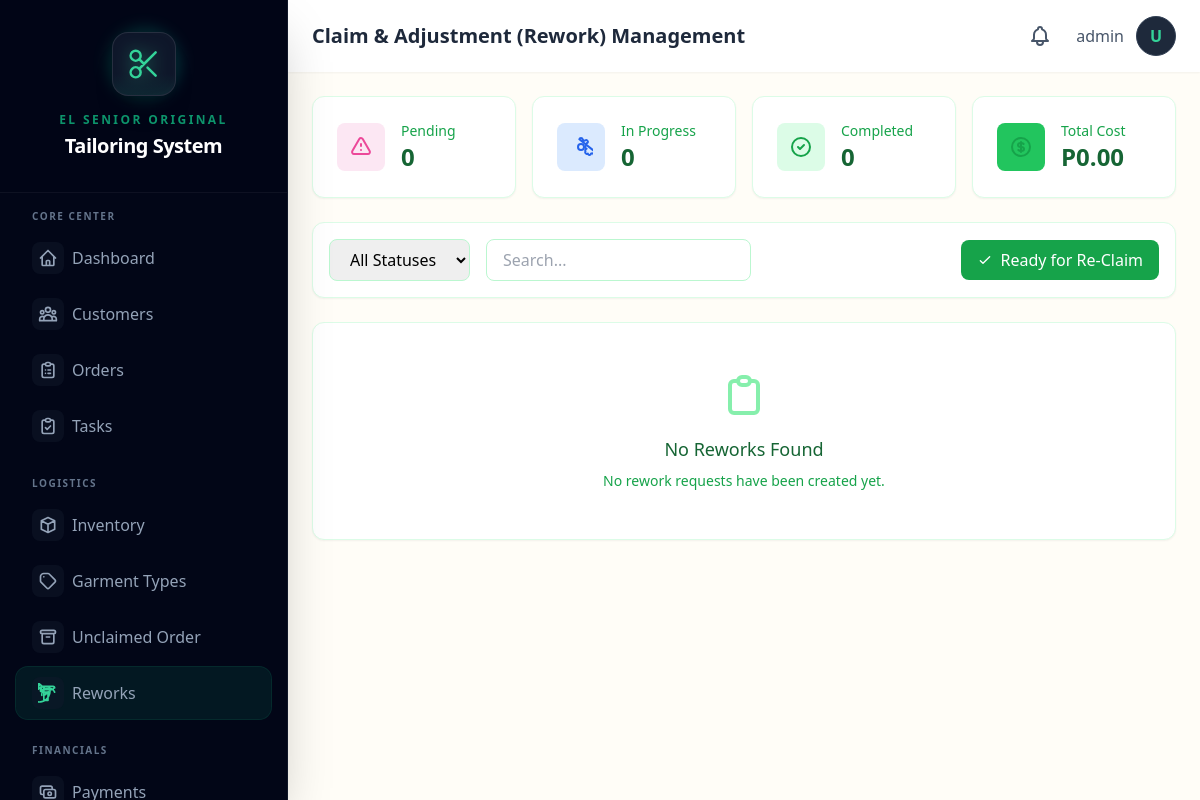
The app's page /reworks/ (signed in), older data.
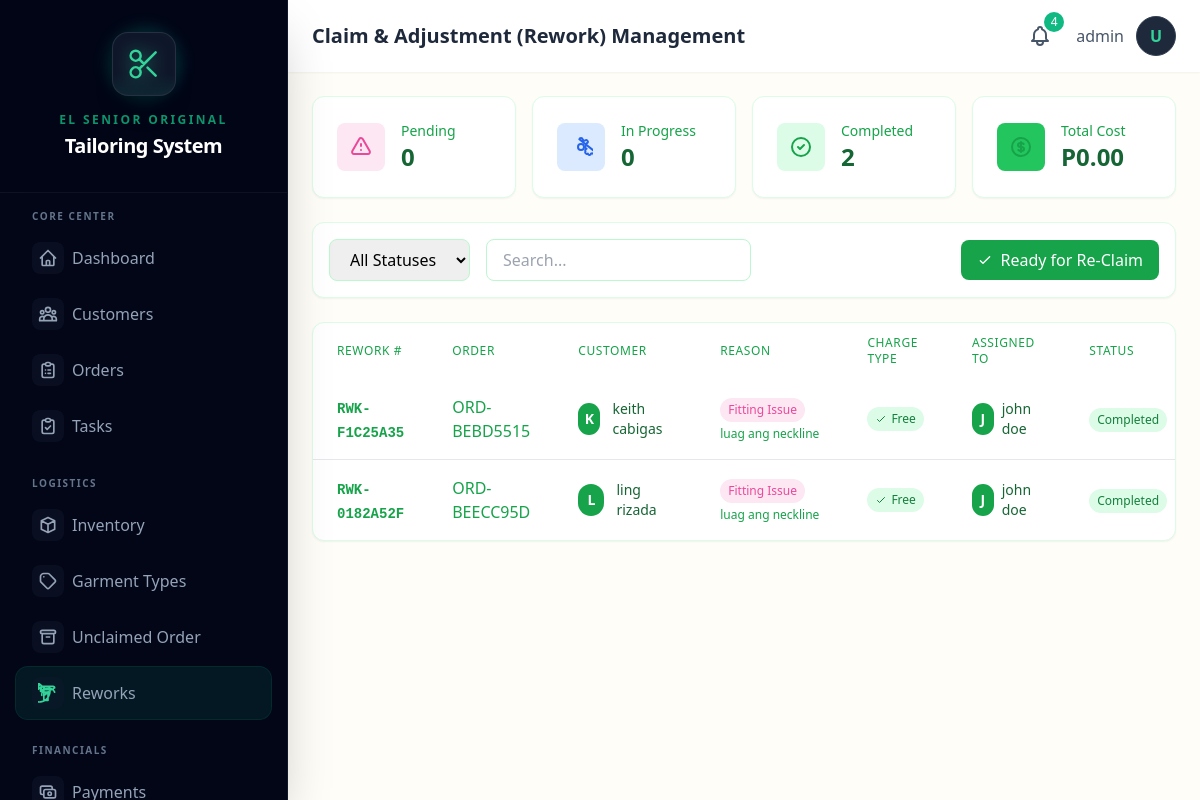
The same page, newer data.
### core/models.py (models this page shows, shortened)
class Rework(models.Model):
    STATUS_CHOICES = [
        ('pending', 'Pending'),
        ('in_progress', 'In Progress'),
        ('completed', 'Completed'),
    ]
    REASON_CHOICES = [
        ('fitting_issue', 'Fitting Issue'),
        ('design_change', 'Design Change'),
        ('workmanship_concern', 'Workmanship Concern'),
        ('material_issue', 'Material Issue'),
        ('other', 'Other'),
    ]
    CHARGE_TYPE_CHOICES = [
        ('free', 'Free (Shop Error)'),
        ('paid', 'Paid (Customer Requested)'),
    ]
    rework_number = models.CharField(max_length=50, unique=True, editable=False)
    order = models.ForeignKey(
        Order,
        on_delete=models.CASCADE,
        related_name='reworks'
    )
    original_garment_type = models.CharField(max_length=200)
    original_customer_name = models.CharField(max_length=200)
    reason = models.CharField(max_length=50, choices=REASON_CHOICES)
    reason_description = models.TextField()
    charge_type = models.CharField(max_length=20, choices=CHARGE_TYPE_CHOICES, default='free')
    additional_cost = models.DecimalField(
        max_digits=10,
        decimal_places=2,
        default=Decimal('0.00'),
        help_text="Additional cost for paid reworks"
    )
    status = models.CharField(max_length=20, choices=STATUS_CHOICES, default='pending')
    fabric_used = models.ForeignKey(
        Fabric,
        on_delete=models.SET_NULL,
        null=True,
        blank=True,
        related_name='rework_fabric_used'
    )
    fabric_meters_used = models.DecimalField(
        max_digits=10,
        decimal_places=2,
        default=Decimal('0.00')
    )
    notes = models.TextField(blank=True)
    assigned_to = models.ForeignKey(
        User,
        on_delete=models.SET_NULL,
        null=True,
        blank=True,
        related_name='assigned_reworks'
    )
    created_date = models.DateTimeField(auto_now_add=True)
    started_date = models.DateTimeField(null=True, blank=True)
    completed_date = models.DateTimeField(null=True, blank=True)
    created_by = models.ForeignKey(
        User,
        on_delete=models.SET_NULL,
        null=True,
        related_name='created_reworks'
    )
    class Meta:
        ordering = ['-created_date']
        verbose_name = "Rework"
        verbose_name_plural = "Reworks"
        indexes = [
            models.Index(fields=['status']),
            models.Index(fields=['order']),
        ]

class Order(models.Model):
    STATUS_CHOICES = [
        ('pending', 'Pending'),
        ('in_progress', 'In Progress'),
        ('completed', 'Completed'),
        ('delivered', 'Claimed'),
        ('for_adjustment', 'For Adjustment/Rework'),
        ('ready_for_reclaim', 'Ready for Re-Claim'),
        ('cancelled', 'Cancelled'),
    ]
    order_number = models.CharField(max_length=50, unique=True, editable=False)
    customer = models.ForeignKey(
        Customer,
        on_delete=models.PROTECT,
        related_name='orders'
    )
    garment_type = models.ForeignKey(
        GarmentType,
        on_delete=models.PROTECT
    )
    fabric = models.ForeignKey(
        Fabric,
        on_delete=models.PROTECT
    )
    quantity = models.PositiveIntegerField(default=1)
    fabric_meters_used = models.DecimalField(
        max_digits=10,
        decimal_places=2
    )
    measurements = models.JSONField(default=dict, blank=True)
    special_instructions = models.TextField(blank=True)
    total_price = models.DecimalField(max_digits=10, decimal_places=2)
    deposit_amount = models.DecimalField(max_digits=10, decimal_places=2)
    balance_amount = models.DecimalField(max_digits=10, decimal_places=2)
    status = models.CharField(max_length=20, choices=STATUS_CHOICES, default='pending')
    order_date = models.DateTimeField(auto_now_add=True)
    due_date = models.DateField(null=True, blank=True)
    completed_date = models.DateTimeField(null=True, blank=True)
    created_by = models.ForeignKey(
        User,
        on_delete=models.SET_NULL,
        null=True,
        related_name='created_orders'
    )
    created_at = models.DateTimeField(auto_now_add=True)
    updated_at = models.DateTimeField(auto_now=True)
    class Meta:
        ordering = ['-created_at']

### core/views.py (the view)
    def wrapper(request, *args, **kwargs):
        if not request.user.is_authenticated:
            return redirect("login")
        if not hasattr(request.user, "profile") or not request.user.profile.is_admin:
            messages.error(request, "Admin access required.")
            return redirect("dashboard")
        return view_func(request, *args, **kwargs)

### core/context_processors.py (called while the page is built)
def shop_info(request):
    return {
        'SHOP_NAME': getattr(settings, 'SHOP_NAME', 'El Senior Original Tailoring'),
        'SHOP_ADDRESS': getattr(settings, 'SHOP_ADDRESS', ''),
        'SHOP_PHONE': getattr(settings, 'SHOP_PHONE', ''),
    }

def notifications(request):
    if not request.user.is_authenticated:
        return {
            'unread_notification_count': 0,
            'recent_notifications': [],
            'has_unread_notifications': False,
        }
    from .models import Notification
    unread_count = Notification.get_unread_count(request.user)
    recent_notifications = Notification.get_recent_notifications(request.user, limit=10)
    urgent_count = Notification.objects.filter(
        recipient=request.user,
        is_read=False,
        priority__in=['urgent', 'high']
    ).count()
    return {
        'unread_notification_count': unread_count,
        'recent_notifications': recent_notifications,
        'has_unread_notifications': unread_count > 0,
        'urgent_notification_count': urgent_count,
        'has_urgent_notifications': urgent_count > 0,
    }

### core/models.py (called while the page is built)
    @property
    def is_admin(self):
        return self.role == 'admin'

### templates/reworks/list.html (shortened to what the changed rows need)
 {% extends 'base.html' %}
{% load filters %}
{% block page_title %}Claim & Adjustment (Rework) Management{% endblock %}
{% block content %}
<div class="space-y-6">
    <div class="grid grid-cols-1 md:grid-cols-4 gap-4">
        <div class="bg-white rounded-xl shadow-sm p-6 border border-green-100">
            <div class="flex items-center">
                <div class="ml-4">
                    <p class="text-sm text-green-600">Completed</p>
                    <p class="text-2xl font-bold text-green-800">{{ stats.completed }}</p>
                </div>
            </div>
        </div>
    </div>
    <div class="bg-white rounded-xl shadow-sm border border-green-100 overflow-hidden">
        <div id="reworkTable">
            {% include 'reworks/partials/rework_table.html' %}
        </div>
    </div>
</div>
{% endblock %}

### templates/base.html (shortened to what the changed rows need)
<!DOCTYPE html>
<html lang="en">
<head>
    {% load static %}
    <script src="{% static 'js/tailwind.js' %}"></script>
</head>
<body class="bg-cream-50 min-h-screen">
    {% block body %}
    {% if user.is_authenticated %}
    <div x-data="{ sidebarOpen: false }" class="flex h-screen overflow-hidden">
        <aside :class="sidebarOpen ? 'translate-x-0' : '-translate-x-full'"
            class="fixed inset-y-0 left-0 z-30 w-72 bg-slate-950 border-r border-slate-800/50 transform transition-all duration-300 ease-in-out lg:translate-x-0 lg:static lg:inset-auto no-print shadow-2xl overflow-y-auto scrollbar-thin scrollbar-thumb-slate-800 scrollbar-track-transparent">
            <div class="sticky top-0 z-20 flex flex-col items-center justify-center py-8 px-6 bg-slate-950/80 backdrop-blur-md border-b border-white/5">
                <h2 class="mt-4 text-center">
                    <span class="block text-xs uppercase tracking-[0.2em] text-emerald-500 font-bold mb-1 opacity-80">El Senior Original</span>
                    <span class="block text-xl font-black text-white tracking-tight">Tailoring System</span>
                </h2>
            </div>
        </aside>
        <div class="flex-1 flex flex-col overflow-hidden">
            <header class="bg-white shadow-sm z-10 no-print">
                <div class="flex items-center justify-between px-6 py-4">
                    <h1 class="text-xl font-semibold text-slate-800">{% block page_title %}Dashboard{% endblock %}</h1>
                    <div class="flex items-center gap-4">
                        <div x-data="{ notifOpen: false }" class="relative">
                            <button @click="notifOpen = !notifOpen" @click.away="notifOpen = false"
                                class="relative p-2 text-slate-600 hover:text-slate-800 hover:bg-slate-100 rounded-full focus:outline-none transition-colors"
                                hx-get="{% url 'notification_dropdown' %}" hx-trigger="click"
                                hx-target="#notification-dropdown-content" hx-swap="innerHTML">
                                {% if unread_notification_count > 0 %}
                                <span
                                    class="absolute -top-1 -right-1 bg-emerald-500 text-white text-xs rounded-full h-5 w-5 flex items-center justify-center animate-pulse">
                                    {{ unread_notification_count|default:0 }}
                                </span>
                                {% endif %}
                            </button>
                        </div>
                    </div>
            </header>
            <main class="flex-1 overflow-y-auto p-6">
                {% block content %}{% endblock %}
            </main>
        </div>
    </div>
    {% else %}
    {% block unauthenticated_content %}{% endblock %}
    {% endif %}
    {% endblock %}
</body>
</html>

### templates/reworks/partials/rework_table.html (shortened to what the changed rows need)
<div class="overflow-x-auto">
    {% if reworks %}
    <table class="w-full">
        <thead class="bg-cream-5000">
            <tr>
                <th class="px-6 py-3 text-left text-xs font-medium text-green-600 uppercase tracking-wider">Rework #</th>
                <th class="px-6 py-3 text-left text-xs font-medium text-green-600 uppercase tracking-wider">Order</th>
                <th class="px-6 py-3 text-left text-xs font-medium text-green-600 uppercase tracking-wider">Customer</th>
                <th class="px-6 py-3 text-left text-xs font-medium text-green-600 uppercase tracking-wider">Reason</th>
                <th class="px-6 py-3 text-left text-xs font-medium text-green-600 uppercase tracking-wider">Charge Type</th>
                <th class="px-6 py-3 text-left text-xs font-medium text-green-600 uppercase tracking-wider">Assigned To</th>
                <th class="px-6 py-3 text-left text-xs font-medium text-green-600 uppercase tracking-wider">Status</th>
            </tr>
        </thead>
        <tbody class="divide-y divide-brown-100">
            {% for rework in reworks %}
            <tr class="hover:bg-pink-5000 transition-colors">
                <td class="px-6 py-4">
                    <span class="font-mono text-sm font-semibold text-green-600">{{ rework.rework_number }}</span>
                </td>
                <td class="px-6 py-4">
                    <a href="{% url 'order_detail' rework.order.pk %}" class="text-green-600 hover:text-green-800 font-medium">
                        {{ rework.order.order_number }}
                    </a>
                </td>
                <td class="px-6 py-4">
                    <div class="flex items-center">
                        <div class="w-8 h-8 bg-green-600 rounded-full flex items-center justify-center text-white text-sm font-semibold">
                            {{ rework.original_customer_name|slice:":1"|upper }}
                        </div>
                        <div class="ml-3">
                            <p class="text-sm font-medium text-green-800">{{ rework.original_customer_name }}</p>
                        </div>
                    </div>
                </td>
                <td class="px-6 py-4">
                    <span class="inline-flex px-2 py-1 text-xs rounded-full bg-pink-100 text-pink-500">
                        {{ rework.get_reason_display }}
                    </span>
                    {% if rework.reason_description %}
                    <p class="text-xs text-green-600 mt-1 truncate max-w-xs">{{ rework.reason_description }}</p>
                    {% endif %}
                </td>
                <td class="px-6 py-4">
                    {% if rework.charge_type == 'free' %}
                    <span class="inline-flex items-center px-2 py-1 text-xs rounded-full bg-green-100 text-green-700">
                        <svg class="w-3 h-3 mr-1" fill="none" stroke="currentColor" viewBox="0 0 24 24">
                            <path stroke-linecap="round" stroke-linejoin="round" stroke-width="2" d="M5 13l4 4L19 7"/>
                        </svg>
                        Free
                    </span>
                    {% endif %}
                </td>
                <td class="px-6 py-4">
                    {% if rework.assigned_to %}
                    <div class="flex items-center">
                        <div class="w-8 h-8 bg-green-600 rounded-full flex items-center justify-center text-white text-sm font-semibold">
                            {{ rework.assigned_to.first_name|slice:":1"|default:rework.assigned_to.username|slice:":1"|upper }}
                        </div>
                        <div class="ml-2">
                            <p class="text-sm font-medium text-green-800">{{ rework.assigned_to.get_full_name|default:rework.assigned_to.username }}</p>
                        </div>
                    </div>
                    {% else %}
                    <span class="text-sm text-cream-600">Not assigned</span>
                    {% endif %}
                </td>
                <td class="px-6 py-4">
                    {% if rework.status == 'pending' %}
                    <span class="inline-flex px-2 py-1 text-xs rounded-full bg-pink-100 text-pink-500">
                        Pending
                    </span>
                    {% elif rework.status == 'in_progress' %}
                    <span class="inline-flex px-2 py-1 text-xs rounded-full bg-blue-100 text-blue-700">
                        In Progress
                    </span>
                    {% else %}
                    <span class="inline-flex px-2 py-1 text-xs rounded-full bg-green-100 text-green-700">
                        Completed
                    </span>
                    {% endif %}
                </td>
            </tr>
            {% endfor %}
        </tbody>
    </table>
    {% else %}
    <div class="px-6 py-12 text-center">
        <svg class="mx-auto h-12 w-12 text-green-300" fill="none" stroke="currentColor" viewBox="0 0 24 24">
            <path stroke-linecap="round" stroke-linejoin="round" stroke-width="2" d="M9 5H7a2 2 0 00-2 2v12a2 2 0 002 2h10a2 2 0 002-2V7a2 2 0 00-2-2h-2M9 5a2 2 0 002 2h2a2 2 0 002-2M9 5a2 2 0 012-2h2a2 2 0 012 2"/>
        </svg>
        <h3 class="mt-4 text-lg font-medium text-green-800">No Reworks Found</h3>
        <p class="mt-2 text-sm text-green-600">
            {% if status_filter or search %}
            No reworks match your current filters.
            {% else %}
            No rework requests have been created yet.
            {% endif %}
        </p>
    </div>
    {% endif %}
</div>

Row changes from the older to the newer data that the page shows:
added Rework: rework_number "RWK-F1C25A35", order.order_number "ORD-BEBD5515", original_customer_name "K", original_customer_name "keith cabigas", reason "Fitting Issue", reason_description "luag ang neckline", charge_type "free" (drawn), assigned_to.first_name "J", assigned_to.get_full_name "john doe", status "Completed"
added Rework: rework_number "RWK-0182A52F", order.order_number "ORD-BEECC95D", original_customer_name "L", original_customer_name "ling rizada", reason "Fitting Issue", reason_description "luag ang neckline", charge_type "free" (drawn), assigned_to.first_name "J", assigned_to.get_full_name "john doe", status "Completed"
Text that changed along with them:
{{ unread_notification_count|default:0 }}: (not shown) → "4"
{{ stats.completed }}: "0" → "2"
text no longer shown: "No Reworks Found No rework requests have been created yet."
text now shown: "REWORK # ORDER CUSTOMER REASON CHARGE TYPE ASSIGNED TO STATUS"
